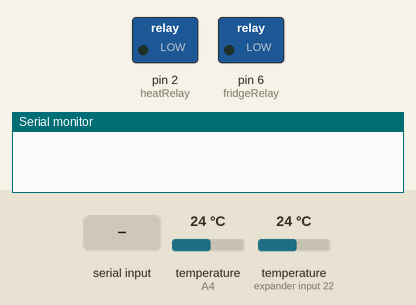
A sketch run on a simulated Arduino Uno, built with avr-gcc and run on an emulated ATmega328P. On the bench: switched loads named in the sketch (green lamp = pin HIGH), the last lines printed to the serial monitor. Inputs (shaded band) come from the test bench; at power-on: temperature (sensors on A4, expander input 22) 24 °C. EEPROM starts erased.

Above: at 0.0 s.
At 1.2 s:
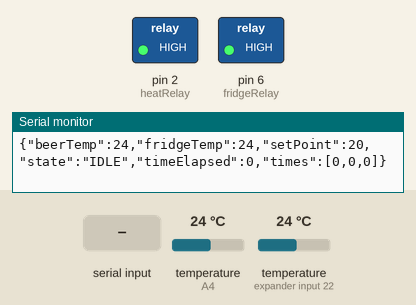
1.3 s: "1\n" received over Serial
At 12.7 s:
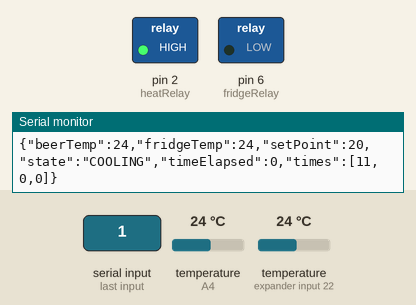
Timing chart, 0 to 13.2 s (numbered marks = the images above; inputs shaded):
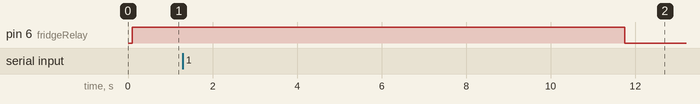

The sketch:

ferm_controller.ino
```cpp
#include <ArduinoJson.h>
#include <DallasTemperature.h>
#include <OneWire.h>
#include "EEPROMio.h"
#include "globals.h"
#include <elapsedMillis.h>

elapsedMillis timeElapsed;

void setup() {

  EEPROMRead(1, &Active, BYTE);  // address 1 should be either 0 or 1. Otherwise do presets

  if (Active > (byte)1) {  // EEPROM not right
    writePresetsEEPROM();  // if version # is outdated, write presets
  }

  readEEProm();

  sensors.begin();
  if (!sensors.getAddress(fridgeThermometer, 0)) Serial.println("Unable to find address for Fridge Thermometer");
  if (!sensors.getAddress(beerThermometer, 1)) Serial.println("Unable to find address for Beer Thermometer");


  pinMode(fridgeRelay, OUTPUT);  // configure relay pins and write default HIGH (relay open)
  digitalWrite(fridgeRelay, HIGH);
  pinMode(heatRelay, OUTPUT);
  digitalWrite(heatRelay, HIGH);

  initSerialPort();
  fridgeState = IDLE;
  actuatorState = IDLE;
  timeElapsed=0;
}

void loop() {

  if (Serial.available() > 0)
  {
    char str[200];
    Serial.readBytesUntil('\n',str,200);
    updateSettings(str);
  }


  sensors.requestTemperatures();
  beerTemp = sensors.getTempC(beerThermometer);
  fridgeTemp = sensors.getTempC(fridgeThermometer);

  previousState = fridgeState;
  if ((beerTemp < (SetPoint - Hysteresis)) && (fridgeTemp < MaxChamberTemp)) {
    fridgeState = HEAT;
  } else if (beerTemp > (SetPoint + Hysteresis)) {
    fridgeState = COOL;
  } else {
    fridgeState = IDLE;
  }
  if (previousState!=fridgeState){
    lastStateChange = millis();
  }

  if ((millis() - lastStateChange) > stateChangeDelay) {
    if (actuatorState!=fridgeState){
         updateRelays();
         times[previousActuatorState]=times[previousActuatorState]+(timeElapsed/1000);
         timeElapsed=0;
    }
  }
  writeState();
  delay(1000);
}

void updateRelays() {
  previousActuatorState = actuatorState;
  actuatorState = fridgeState;
  switch (actuatorState) {
    default:
    case IDLE:
      digitalWrite(fridgeRelay, HIGH);
      digitalWrite(heatRelay, HIGH);
      break;
    case HEAT:
      digitalWrite(fridgeRelay, HIGH);
      digitalWrite(heatRelay, LOW);
      break;
    case COOL:
      digitalWrite(fridgeRelay, LOW);
      digitalWrite(heatRelay, HIGH);
      break;
  }
}

void updateSettings(char json[]) {
  Serial.println(json);
  boolean settingsChanged = false;
  StaticJsonDocument<200> root;

  deserializeJson(root,json);
  double tempSetPoint  = root["setPoint"];
  if (tempSetPoint >MinChamberTemp && tempSetPoint<MaxChamberTemp){
    SetPoint = tempSetPoint;
    settingsChanged = true;
  }

  if (settingsChanged){
    writeEEPROM();
  }
}

void writeState() {
  StaticJsonDocument<200> root;

 // JsonDocument root = jsonBuffer.createObject();
  root["beerTemp"] = beerTemp;
  root["fridgeTemp"] = fridgeTemp;
  root["setPoint"] = SetPoint;
  switch (actuatorState) {
    default:
      root["state"] = "DUNNO";
      break;
    case IDLE:
      root["state"] = "IDLE";
      break;
    case HEAT:
      root["state"] = "HEATING";
      break;
    case COOL:
      root["state"] = "COOLING";
      break;
  }
 unsigned long tempTime=timeElapsed/1000;
 root["timeElapsed"] = tempTime;
  JsonArray currentTimes = root.createNestedArray("times");
  currentTimes.add(times[0]);  // 6 is the number of decimals to print
  currentTimes.add(times[1]);
  currentTimes.add(times[2]);

  serializeJson(root,Serial);
  Serial.println();
}

void initSerialPort() {
  Serial.begin(9600);
}

void readEEProm() {
  // read settings from EEPROM
  Serial.println("Reading from EEPROM");
  EEPROMRead(1, &Active, BYTE);
  EEPROMRead(2, &SetPoint, DOUBLE);
  EEPROMRead(6, &Hysteresis, DOUBLE);
  EEPROMRead(10, &MaxChamberTemp, DOUBLE);
  EEPROMRead(14, &MinChamberTemp, DOUBLE);
}

void writeEEPROM() {  // write current settings to EEPROM
  Serial.println("Writing EEPROM");
  EEPROMWrite(1, (byte)(Active), BYTE);
  EEPROMWrite(2, SetPoint, DOUBLE);
  EEPROMWrite(6, Hysteresis, DOUBLE);
  EEPROMWrite(10, MaxChamberTemp, DOUBLE);
  EEPROMWrite(14, MinChamberTemp, DOUBLE);
}

void writePresetsEEPROM() {      // save defaults to eeprom
  Serial.println("Reading Presets from EEPROM");
  EEPROMWrite(1, (byte)1, BYTE);    // default programState (main PID manual, heat PID manual, deg F, no file operations)
  EEPROMWrite(2, (double)20.00, DOUBLE);       // default main Setpoint
  EEPROMWrite(6, (double)0.5, DOUBLE);
  EEPROMWrite(10, (double)30, DOUBLE);
  EEPROMWrite(14, (double)5, DOUBLE);
}
```

EEPROMio.cpp
```cpp
#include "EEPROMio.h"

void EEPROMRead(unsigned int addr, byte *val, int bytes) {  // read data from the EEPROM
  for (int i = 0; i < bytes; i++) {
    byte temp = EEPROM.read(addr + i);
    *val = temp;
    val++;
  }
}

boolean EEPROMWrite(unsigned int addr, byte *val, int bytes) {  // write data to the EEPROM (only if different from current value)
  boolean change = false;
  for (int i = 0; i < bytes; i++) {
    byte temp = EEPROM.read(addr + i);
    if (temp != *val) {
      EEPROM.write(addr + i, *val);
      change = true;
    }
    val++;
  }
  return change;
}
```

EEPROMio.h
```cpp
#ifndef EEPROMIO_H
#define EEPROMIO_H

#include "Arduino.h"
#include <EEPROM.h>

enum {  // byte sizes of data types to make EEPROMRead/Write function calls more readable
  BYTE = 1,
  CHAR = 1,
  INT = 2,
  LONG = 4,
  DOUBLE = 4,
};

void EEPROMRead(unsigned int addr, byte *val, int bytes);
boolean EEPROMWrite(unsigned int addr, byte *val, int bytes);

template <typename T> void EEPROMRead(unsigned int addr, T* val, int bytes) {
  byte* temp = (byte*) val;
  EEPROMRead(addr, temp, bytes);
}

template <typename T> boolean EEPROMWrite(unsigned int addr, T val, int bytes) {
  byte* temp = (byte*) &val;
  return EEPROMWrite(addr, temp, bytes);
}

#endif
```

globals.h
```cpp
#ifndef GLOBALS_H
#define GLOBALS_H

#include <OneWire.h>
#include <DallasTemperature.h>

const byte onewireData = A4;  // one-wire data
const byte fridgeRelay = 6;       // relay 1 (fridge compressor)
const byte heatRelay = 2;       // relay 2 (heating element)


// arrays to hold device addresses
DeviceAddress fridgeThermometer, beerThermometer;

enum state {
  IDLE,
  COOL,
  HEAT,
};

state fridgeState, previousState;
state actuatorState, previousActuatorState;

unsigned long lastStateChange = 0;  // Last time state changed
unsigned long stateChangeDelay = 10000;

unsigned long times[] = {0,0,0};


float beerTemp;
float fridgeTemp;

byte Active;
double SetPoint, Hysteresis, MaxChamberTemp, MinChamberTemp;  // SP, PV, CO, tuning params for main PID
unsigned long maxHeatTime;

// Data wire is plugged into port 2 on the Arduino

//#define TEMPERATURE_PRECISION 9

// Setup a oneWire instance to communicate with any OneWire devices (not just Maxim/Dallas temperature ICs)
OneWire oneWire(onewireData);

// Pass our oneWire reference to Dallas Temperature.
DallasTemperature sensors(&oneWire);

#endif
```
